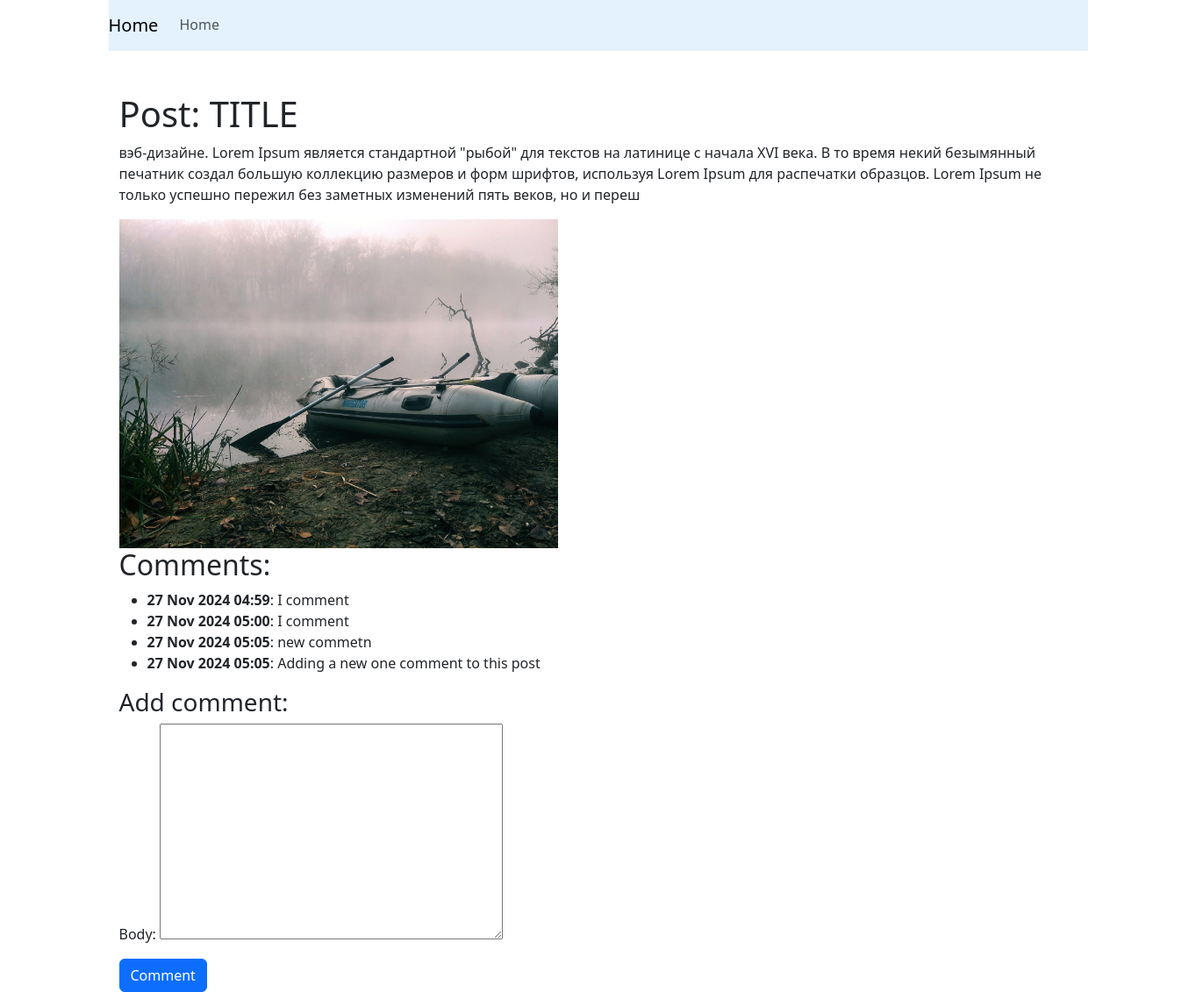
Screenshot of /comment/2/ with the database file from the repository.
### posts/models.py (models this page shows, shortened)
class Post(models.Model):
    user = models.ForeignKey(settings.AUTH_USER_MODEL, on_delete=models.CASCADE)
    image = models.ImageField(upload_to="images/%y/%m/%d")
    caption = models.TextField(blank=True)
    title = models.CharField(max_length=200)
    slug = models.SlugField(max_length=200, blank=True)
    created = models.DateField(auto_now_add=True)
    liked_by = models.ManyToManyField(
        settings.AUTH_USER_MODEL, related_name="posts_liked", blank=True
    )

class Comment(models.Model):
    post = models.ForeignKey(Post, on_delete=models.CASCADE, related_name="comments")
    body = models.TextField()
    created = models.DateTimeField(auto_now=True)
    class Meta:
        ordering = ("created",)

### socialproject/views.py (the view)
# urls.py: path("comment/<str:pk>/", views.comment_post, name="comment_post"),
def comment_post(request, pk):
    user = request.user
    post = get_object_or_404(Post, id=pk)
    print(post.comments.all())
    comments = Comment.objects.filter(post=post)
    print(comments.count())
    if request.method == "POST":
        form = CommentForm(request.POST)
        if form.is_valid():
            comment = form.save(commit=False)
            comment.post = post
            comment.save()
            return redirect("home")
    else:
        form = CommentForm
    return render(
        request,
        "comment_form.html",
        {
            "form": form,
            "post": post,
            "comments": comments,
        },
    )

### templates/comment_form.html (shortened to what this page needs)
{% extends "base.html" %}
{% block content %}
<div class="container mt-5">
    <h1>Post: {{ post.title }}</h1>
    <p>{{ post.caption }}</p>
    <img src="{{ post.image.url }}" alt="Image" style="width: 100%; max-width: 500px;">
    <h2>Comments:</h2>
    <ul>
        {% for comment in comments %}
        <li><strong>{{ comment.created|date:"d M Y H:i" }}</strong>: {{ comment.body }}</li>
        {% empty %}
        <li>No comments yet</li>
        {% endfor %}
    </ul>
    <h3>Add comment:</h3>
    <form method="POST">
        {{ form.as_p }}
        <button type="submit" class="btn btn-primary">Comment</button>
    </form>
</div>
{% endblock %}

### rows the page displays
Post: title "TITLE", caption "вэб-дизайне. Lorem Ipsum является стандартной \"рыбой\" для текстов на латинице с начала XVI века. В то время некий безымянный печатник создал большую коллекцию размеров и форм шрифтов, используя Lorem Ipsum для распечатки образцов. Lorem Ipsum не только успешно пережил без заметных изменений пять веков, но и переш", image (picture)
Comment: created "27 Nov 2024 04:59", body "I comment"
Comment: created "27 Nov 2024 05:00", body "I comment"
Comment: created "27 Nov 2024 05:05", body "new commetn"
Comment: created "27 Nov 2024 05:05", body "Adding a new one comment to this post"
